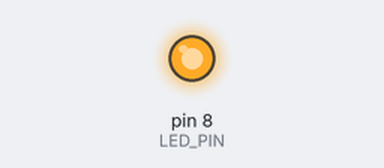
Simulated run of this sketch. Board: Arduino Uno, built with avr-gcc and run on an emulated ATmega328P. Parts: output pins drawn as LEDs (lit = HIGH). Random numbers use the default seed unless the sketch sets one.

Above: at 0.1 s.
At 31.3 s:
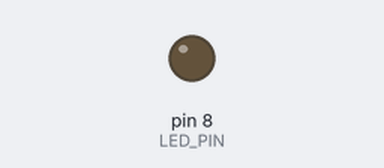
Timing chart, 0 to 40.0 s (numbered marks = the images above):
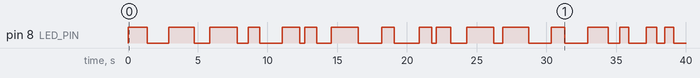

Measured:
- by itself, pin 8 (LED_PIN): LOW → HIGH at 0.00 s, → LOW 1.4 s later, → HIGH 1.5 s later, → LOW 1.8 s later, … (34 changes in this stretch)

The sketch:

random_led.ino
```cpp
/*
  IoT Student Lab
  Project 02: Random LED Glow & Variable Timing

  Platform: Arduino Uno
  Concept: Variables + Randomness + Variable Timing

  Learning:
  - Variables
  - random()
  - Using variables with delay()
  - Creating unpredictable behaviour
*/

const int LED_PIN = 8;

// Minimum and maximum delay in milliseconds.
const int MIN_DELAY = 200;
const int MAX_DELAY = 2000;

void setup() {
  // Configure the LED pin as a digital output.
  pinMode(LED_PIN, OUTPUT);

  // Start the random number generator.
  randomSeed(analogRead(A0));
}

void loop() {

  // Generate a random ON duration.
  int onTime = random(MIN_DELAY, MAX_DELAY);

  // Turn the LED ON.
  digitalWrite(LED_PIN, HIGH);

  // Keep it ON for the randomly selected time.
  delay(onTime);

  // Generate a random OFF duration.
  int offTime = random(MIN_DELAY, MAX_DELAY);

  // Turn the LED OFF.
  digitalWrite(LED_PIN, LOW);

  // Keep it OFF for the randomly selected time.
  delay(offTime);
}
```
